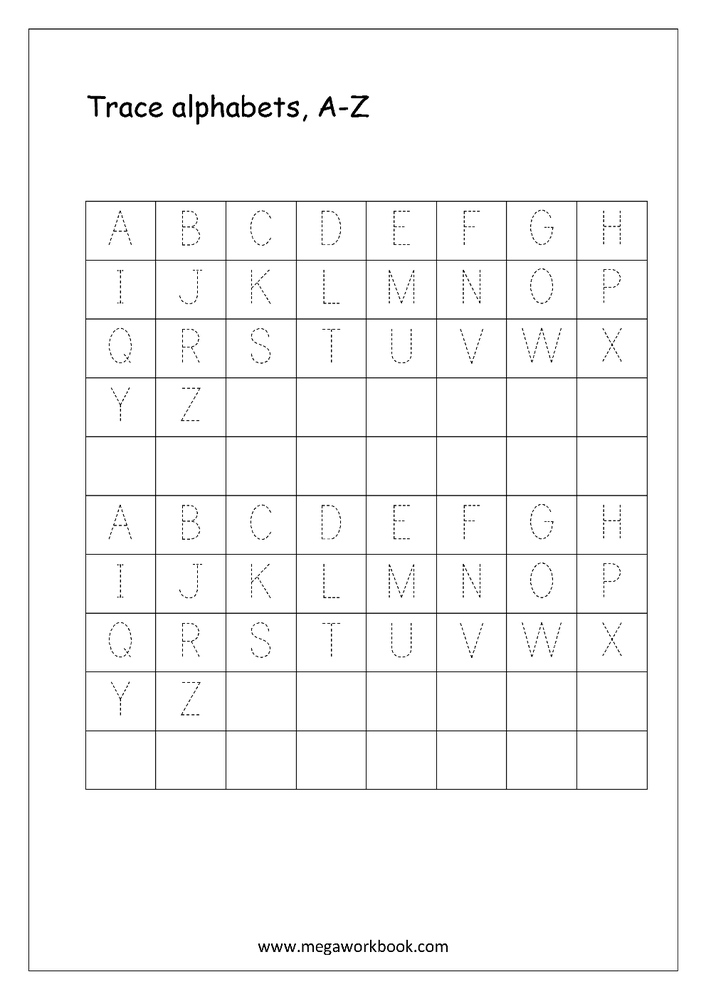
#> input picture alphabet chart.png, 706 x 999 px, shrunk from 992 x 1403 before the run
$ python 'pixel counter.py'
#> lines starting #> are read from the running program, lines starting #| are printed output that depends on the picture
import PIL.Image
from PIL import ImageTk
import numpy as np
from tkinter import *
from tkinter import filedialog
root=Tk()
img=filedialog.askopenfilename()
#> the answer given: alphabet chart.png
img=img.split('/')
img=img[len(img)-1]
fp=open(img,'rb')
im=PIL.Image.open(fp)
#> im is the input picture: PIL image 706x999 RGB; min 0, max 255, mean 248.3
im=im.convert('RGBA')
#> im: PIL image 706x999 RGBA
data=np.array(im)
rgb=data[:,:,:3]
colour=[255,255,255]
k=1
p=0
print(rgb)
#> (printed output is left out)
for i in range(len(rgb)):
    for j in range(len(rgb[i])):
        if(list(rgb[i][j])==[255,255,255]):
            if(k==0):

                try:
                    if(p>1):
                        data[i][j-1]=[255,0,0,100]
                        data[i][j-2]=[255,0,0,100]
                except:
                    pass
                k=1
                print(p)
        else:
            if(k==0):
                p+=1
            else:
                k=0
                p=1
#> this loop made 999 passes
#> (printed output is left out)
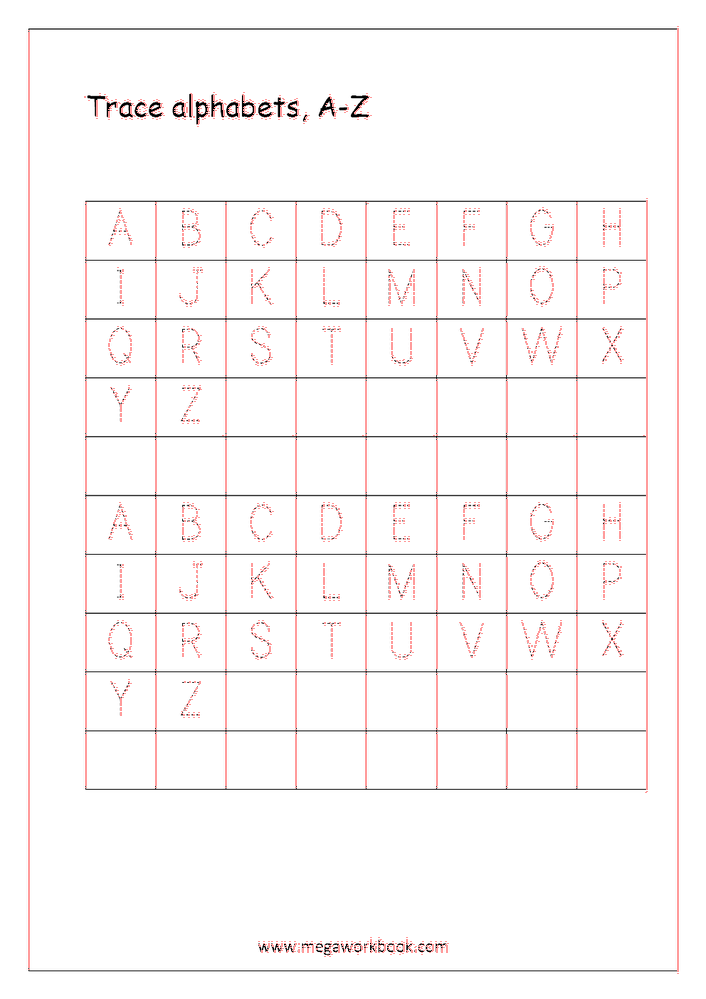
#> data: shape (999, 706, 4); mean R, G, B, A 251.2, 243.2, 243.2, 250.1; transparent parts drawn white
new_im=PIL.Image.fromarray(data)
img='marked_'+img
im=ImageTk.PhotoImage(new_im)
new_im.save(img)

#label=Label(image=new_im)
#label.image=new_im
#Label(root,image=new_im).pack()

$ run again, on s4.png
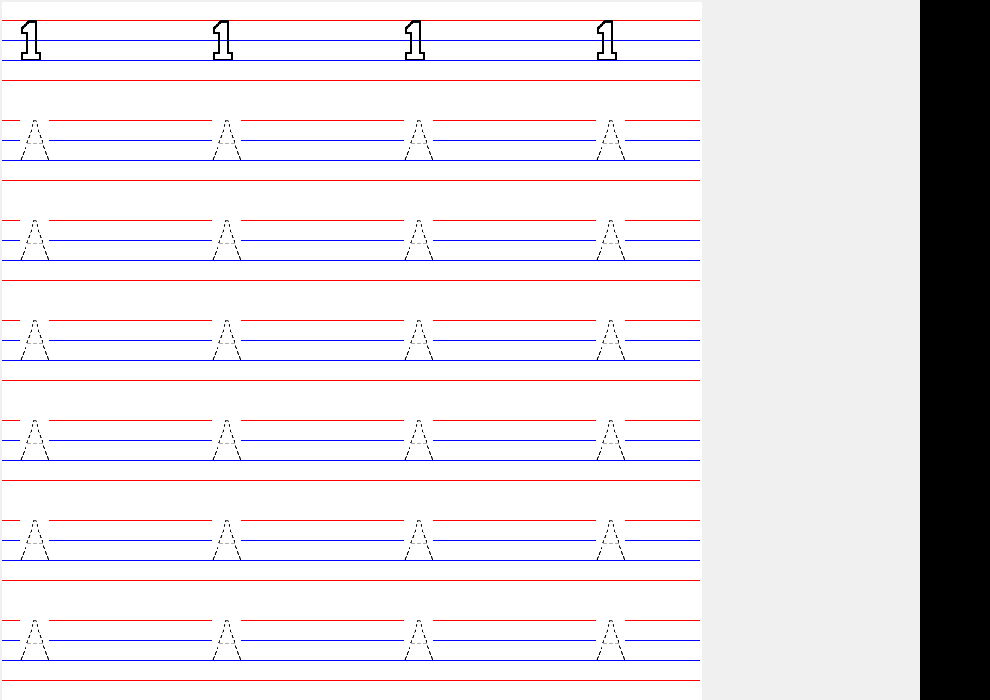
#> input picture s4.png, 990 x 700 px
#> im is the input picture: PIL image 990x700 RGB; mean R, G, B 229.4, 226.1, 229.4
#> im: PIL image 990x700 RGBA
#> (printed output is left out)
#> the loop `for i in range(len(rgb)):` made 700 passes
#| 1982
#| 290
#| 290
#| 290
#| 290
#> (further printed lines are left out)
#> after the loop `for i in range(len(rgb)):`:
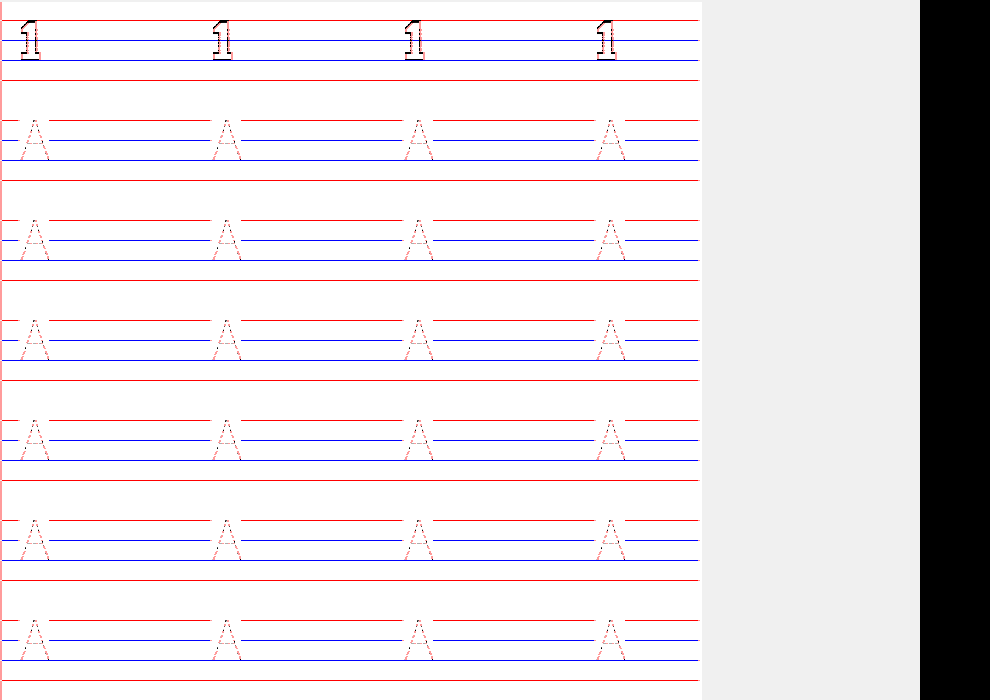
#> data: shape (700, 990, 4); mean R, G, B, A 230, 225.2, 228.5, 254.1; transparent parts drawn white

$ run again, on s5.png
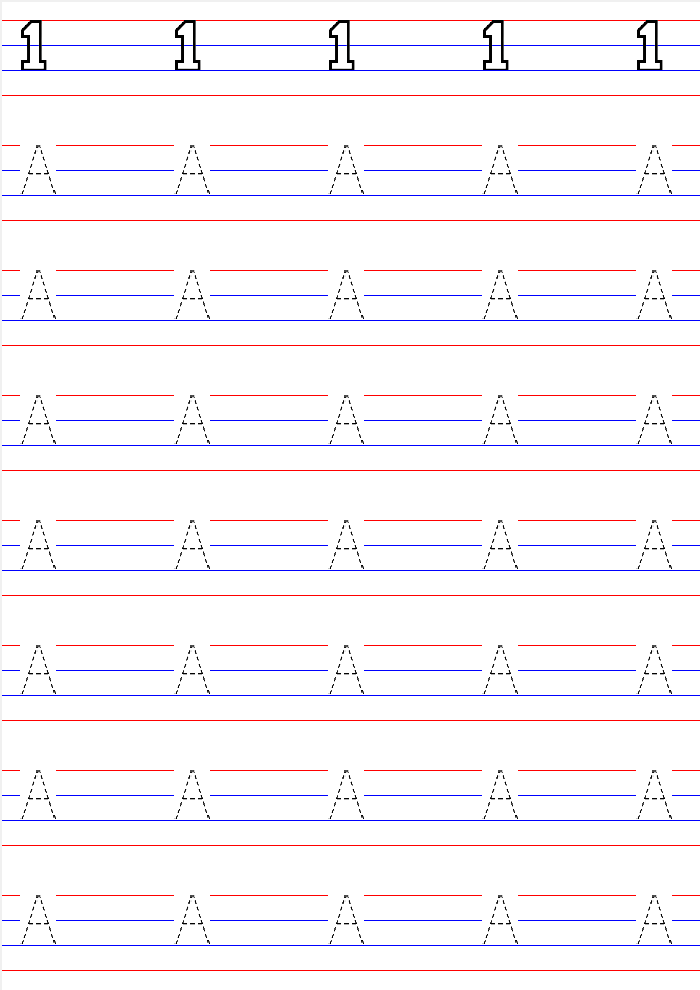
#> input picture s5.png, 700 x 990 px
#> im is the input picture: PIL image 700x990 RGB; mean R, G, B 249.4, 245.8, 249.4
#> im: PIL image 700x990 RGBA
#> (printed output is left out)
#> the loop `for i in range(len(rgb)):` made 990 passes
#| 1402
#| 2
#| 2
#| 2
#| 2
#> (further printed lines are left out)
#> after the loop `for i in range(len(rgb)):`:
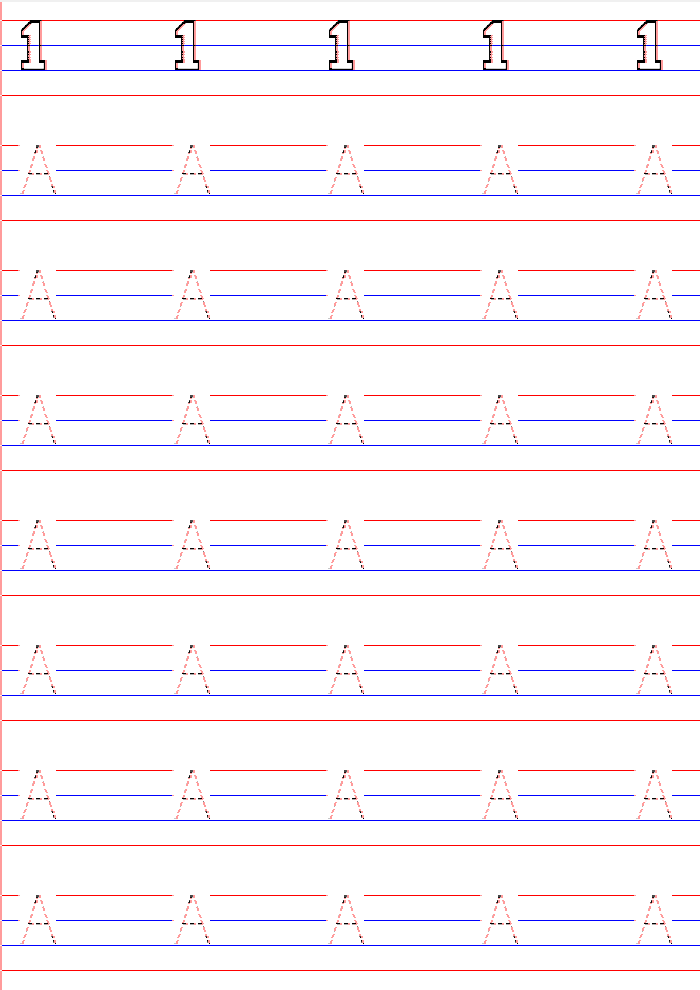
#> data: shape (990, 700, 4); mean R, G, B, A 250.5, 244.1, 247.7, 253.3; transparent parts drawn white
